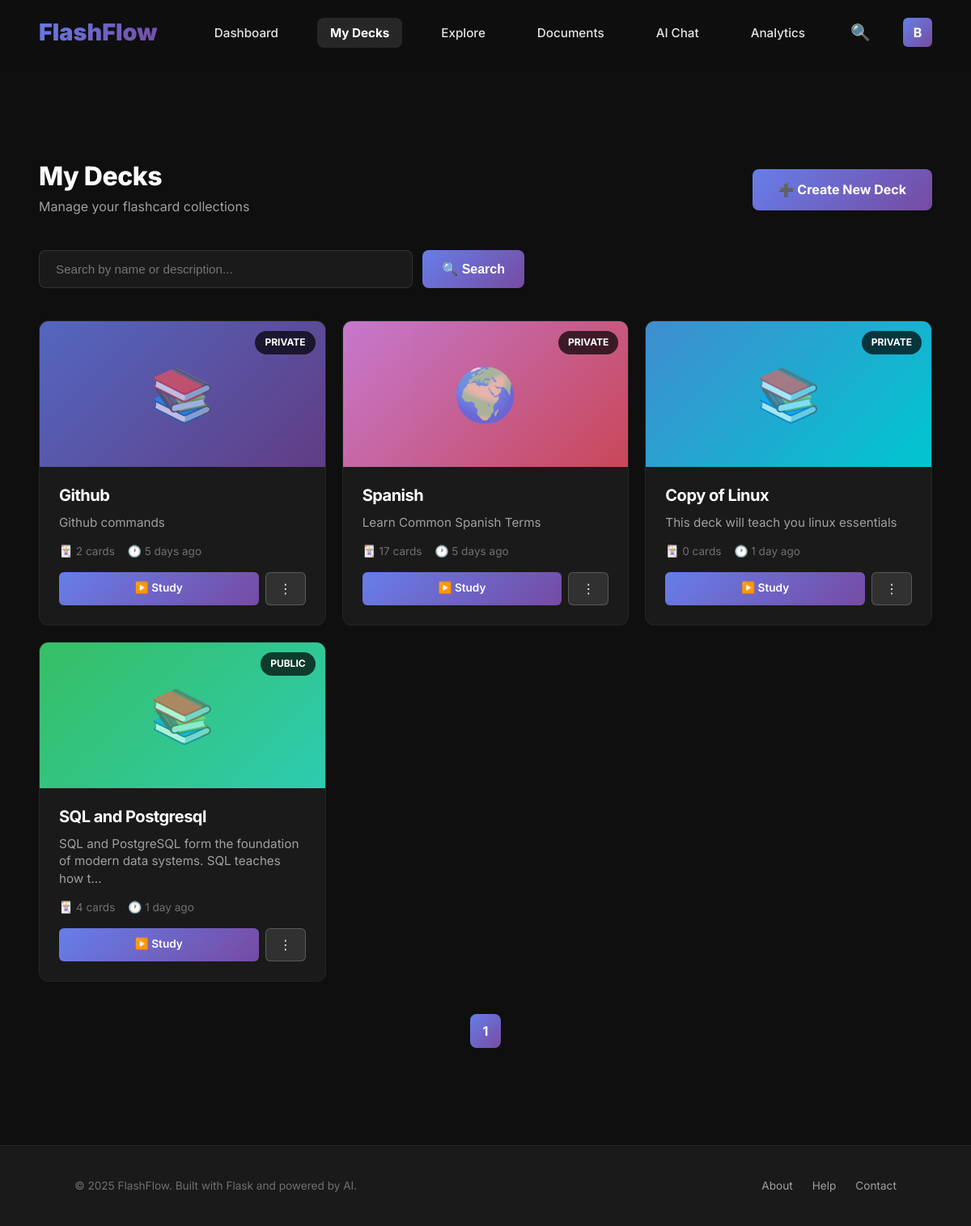
The page /decks/ (signed in) on the database its author committed.
### app/models/user.py (models this page shows, shortened)
class User(UserMixin, BaseModel):
    __tablename__ = 'users'
    username = db.Column(db.String(80), unique=True, nullable=False)
    email = db.Column(db.String(120), unique=True, nullable=False)
    password_hash = db.Column(db.String(255), nullable=False)
    is_active = db.Column(db.Boolean, default=True, nullable=False)
    ai_enabled = db.Column(db.Boolean, default=True, nullable=False)  # Changed default to True
    ai_provider = db.Column(db.String(20), default='gemini', nullable=True)
    decks = db.relationship('Deck', backref='owner', lazy=True, cascade='all, delete-orphan')

### app/models/deck.py (models this page shows, shortened)
class Deck(BaseModel):
    __tablename__ = 'decks'
    name = db.Column(db.String(100), nullable=False)
    description = db.Column(db.Text)
    is_public = db.Column(db.Boolean, default=False, nullable=False)
    user_id = db.Column(db.Integer, db.ForeignKey('users.id'), nullable=False)
    flashcards = db.relationship('Flashcard', backref='deck', lazy=True, cascade='all, delete-orphan')
    mc_cards = db.relationship('MCCard', backref='deck', lazy=True, cascade='all, delete-orphan')  # NEW
    def get_card_count(self):
        return len(self.flashcards)
    def get_mc_card_count(self):
        return len(self.mc_cards)
    def can_be_studied(self):
        return self.get_card_count() > 0 or self.get_mc_card_count() > 0

### app/views/decks.py (the view)
@decks_bp.route('/')
@login_required
def index():
    page = request.args.get('page', 1, type=int)
    search_form = DeckSearchForm()
    query = request.args.get('query', '')
    if query:
        decks = DeckService.search_decks(
            query=query,
            user_id=current_user.id,
            include_public=True
        )
        pagination = None
    else:
        pagination = DeckService.get_user_decks(
            user_id=current_user.id,
            page=page,
            per_page=Config.DECKS_PER_PAGE
        )
        decks = pagination.items
    return render_template(
        'decks/index.html',
        title='My Decks',
        decks=decks,
        pagination=pagination,
        search_form=search_form,
        query=query
    )

### app/templates/decks/index.html (shortened to what this page needs)
{% extends "base.html" %}
{% block content %}
<div class="container" style="max-width: 1400px; padding-top: 120px; padding-bottom: 60px;">
    <div style="display: flex; justify-content: space-between; align-items: center; margin-bottom: 40px; flex-wrap: wrap; gap: 16px;">
        <div>
            <h1 style="font-size: 2rem; font-weight: 800; margin: 0 0 8px 0;">My Decks</h1>
            <p style="color: var(--color-text-tertiary); margin: 0;">Manage your flashcard collections</p>
        </div>
        <a href="{{ url_for('decks.create') }}" class="btn btn-primary">
            ➕ Create New Deck
        </a>
    </div>
    <div style="max-width: 600px; margin-bottom: 40px;">
        <form method="GET" style="display: flex; gap: 12px;">
            <input type="text"
                   name="query"
                   value="{{ query or '' }}"
                   placeholder="Search by name or description..."
                   class="form-input"
                   style="flex: 1; padding: 14px 20px; background: var(--color-bg-secondary); border: 1px solid var(--color-border-medium); border-radius: 8px; color: var(--color-text-primary); font-size: 0.95rem; transition: all 0.3s ease;">
            <button type="submit" class="btn btn-primary" style="padding: 14px 24px;">
                🔍 Search
            </button>
        </form>
    </div>
    {% if decks %}
    <div style="display: grid; grid-template-columns: repeat(auto-fill, minmax(320px, 1fr)); gap: 20px; margin-bottom: 40px;">
        {% for deck in decks %}
        <div class="deck-card" style="background: var(--color-bg-secondary); border-radius: 12px; overflow: hidden; border: 1px solid var(--color-border-light); transition: all 0.3s ease; cursor: pointer; height: 100%; display: flex; flex-direction: column;" onclick="window.location.href='{{ url_for('decks.view', id=deck.id) }}'">
            <div style="height: 180px; background: {{ ['linear-gradient(135deg, #667eea 0%, #764ba2 100%)', 'linear-gradient(135deg, #f093fb 0%, #f5576c 100%)', 'linear-gradient(135deg, #4facfe 0%, #00f2fe 100%)', 'linear-gradient(135deg, #43e97b 0%, #38f9d7 100%)', 'linear-gradient(135deg, #fa709a 0%, #fee140 100%)'][loop.index0 % 5] }}; position: relative; display: flex; align-items: center; justify-content: center;">
                <div style="position: absolute; top: 0; left: 0; right: 0; bottom: 0; background: rgba(0, 0, 0, 0.3); display: flex; align-items: center; justify-content: center; font-size: 4rem; opacity: 0.6;">
                    {% if 'spanish' in deck.name.lower() or 'language' in deck.name.lower() %}🌍
                    {% elif 'python' in deck.name.lower() or 'programming' in deck.name.lower() or 'code' in deck.name.lower() %}💻
                    {% elif 'math' in deck.name.lower() %}📐
                    {% elif 'science' in deck.name.lower() or 'biology' in deck.name.lower() or 'chemistry' in deck.name.lower() %}🧬
                    {% elif 'history' in deck.name.lower() %}📜
                    {% else %}📚
                    {% endif %}
                </div>
                <div style="position: absolute; top: 12px; right: 12px; padding: 6px 12px; background: rgba(0, 0, 0, 0.7); backdrop-filter: blur(10px); border-radius: 20px; font-size: 0.75rem; font-weight: 700; color: white;">
                    {% if deck.is_public %}PUBLIC{% else %}PRIVATE{% endif %}
                </div>
            </div>
            <div style="padding: 24px; flex: 1; display: flex; flex-direction: column;">
                <h3 style="font-size: 1.25rem; font-weight: 700; margin: 0 0 12px 0; color: var(--color-text-primary);">
                    {{ deck.name }}
                </h3>
                <p style="color: var(--color-text-tertiary); margin: 0 0 16px 0; font-size: 0.95rem; line-height: 1.4; flex: 1;">
                    {% if deck.description %}
                        {{ deck.description[:80] }}{% if deck.description|length > 80 %}...{% endif %}
                    {% else %}
                        No description
                    {% endif %}
                </p>
                <div style="display: flex; gap: 16px; margin-bottom: 16px; font-size: 0.85rem; color: var(--color-text-muted);">
                    <div style="display: flex; align-items: center; gap: 6px;">
                        🃏 {{ deck.get_card_count() }} card{{ 's' if deck.get_card_count() != 1 else '' }}
                    </div>
                    <div style="display: flex; align-items: center; gap: 6px;">
                        🕐 {{ deck.created_at|timeago }}
                    </div>
                </div>
                <div style="display: flex; gap: 8px;">
                    {% if deck.can_be_studied() %}
                    <a href="{{ url_for('study.start', deck_id=deck.id) }}"
                       class="btn-deck primary"
                       style="flex: 1; padding: 10px; background: var(--gradient-primary); border: none; border-radius: 6px; color: white; font-weight: 600; cursor: pointer; transition: all 0.3s ease; font-size: 0.85rem; text-align: center; text-decoration: none; display: block;"
                       onclick="event.stopPropagation();">
                        ▶️ Study
                    </a>
                    {% else %}
                    <span style="flex: 1; padding: 10px; background: var(--overlay-medium); border: 1px solid var(--color-border-medium); border-radius: 6px; color: var(--color-text-muted); font-weight: 600; font-size: 0.85rem; text-align: center; display: block;">
                        ➕ Add Cards
                    </span>
                    {% endif %}
                    <div style="position: relative;">
                        <button onclick="event.stopPropagation(); toggleDropdown('dropdown-{{ deck.id }}')"
                                style="padding: 10px 16px; background: var(--overlay-medium); border: 1px solid var(--color-border-strong); border-radius: 6px; color: var(--color-text-primary); cursor: pointer; transition: all 0.3s ease; font-size: 1rem;">
                            ⋮
                        </button>
                    </div>
                </div>
            </div>
        </div>
        {% endfor %}
    </div>
    {% if pagination %}
    <div style="display: flex; justify-content: center; gap: 8px; margin-top: 40px; flex-wrap: wrap;">
        {% for page_num in pagination.iter_pages() %}
            {% if page_num %}
                {% if page_num != pagination.page %}
                <a href="{{ url_for('decks.index', page=page_num) }}"
                   class="btn btn-secondary"
                   style="padding: 10px 16px;">
                    {{ page_num }}
                </a>
                {% else %}
                <span style="padding: 10px 16px; background: var(--gradient-primary); border-radius: 8px; color: white; font-weight: 700;">
                    {{ page_num }}
                </span>
                {% endif %}
            {% else %}
                <span style="padding: 10px 16px; color: var(--color-text-muted);">…</span>
            {% endif %}
        {% endfor %}
    </div>
    {% endif %}
    {% endif %}
</div>
{% endblock %}

### app/templates/base.html (shortened to what this page needs)
<!DOCTYPE html>
<html lang="en">
<head>
    <link href="https://cdn.jsdelivr.net/npm/bootstrap@5.3.0/dist/css/bootstrap-grid.min.css" rel="stylesheet">
    <link rel="stylesheet" href="https://cdn.jsdelivr.net/npm/bootstrap-icons@1.10.0/font/bootstrap-icons.css">
    <link rel="stylesheet" href="{{ url_for('static', filename='css/base.css') }}">
    <link rel="stylesheet" href="{{ url_for('static', filename='css/components.css') }}">
    <link rel="stylesheet" href="{{ url_for('static', filename='css/layouts.css') }}">
    <link rel="stylesheet" href="{{ url_for('static', filename='css/utilities.css') }}">
</head>
<body>
    <nav class="navbar">
        <div class="logo">
            <a href="{{ url_for('main.index') }}" style="text-decoration: none; color: inherit;">
                FlashFlow
            </a>
        </div>
        <div class="nav-links" id="navLinks">
            {% if current_user.is_authenticated %}
                <a href="{{ url_for('main.dashboard') }}"
                   class="nav-link {% if request.endpoint == 'main.dashboard' %}active{% endif %}">
                    Dashboard
                </a>
                <a href="{{ url_for('decks.index') }}"
                   class="nav-link {% if request.endpoint and 'decks' in request.endpoint %}active{% endif %}">
                    My Decks
                </a>
                <a href="{{ url_for('decks.public') }}"
                   class="nav-link {% if request.endpoint == 'decks.public' %}active{% endif %}">
                    Explore
                </a>
                <a href="{{ url_for('documents.library') }}"
                   class="nav-link {% if request.endpoint and 'documents' in request.endpoint %}active{% endif %}"
                   title="My Documents">
                    Documents
                </a>
                <a href="{{ url_for('chat.index') }}"
                   class="nav-link {% if request.endpoint and 'chat' in request.endpoint %}active{% endif %}"
                   title="AI Chat">
                    AI Chat
                </a>
                <a href="{{ url_for('mc_metrics.dashboard') }}"
                   class="nav-link {% if request.endpoint and 'mc_metrics' in request.endpoint %}active{% endif %}"
                   title="Metrics">
                    Analytics
                </a>
                <div class="search-container">
                    <span class="search-icon" title="Search decks">🔍</span>
                </div>
                <a href="{{ url_for('auth.profile') }}" class="profile-icon" title="{{ current_user.username }}">
                    {{ current_user.username[0].upper() }}
                </a>
            {% endif %}
        </div>
    </nav>
    <main class="main-content">
        {% block content %}{% endblock %}
    </main>
    <footer class="footer">
        <div class="container">
            <div class="footer-content">
                <div class="footer-text">
                    &copy; 2025 FlashFlow. Built with Flask and powered by AI.
                </div>
                <div class="footer-links">
                    <a href="{{ url_for('main.about') }}" class="footer-link">About</a>
                    <a href="{{ url_for('main.help') }}" class="footer-link">Help</a>
                    <a href="#" class="footer-link">Contact</a>
                </div>
            </div>
        </div>
    </footer>
</body>
</html>

### rows shown on the page
User: username "B"
Deck: is_public "PRIVATE", name "Github", description "Github commands", get_card_count "2", value "s", created_at "5 days ago"
Deck: is_public "PRIVATE", name "Spanish", description "Learn Common Spanish Terms", get_card_count "17", value "s", created_at "5 days ago"
Deck: shows "PRIVATE", name "Copy of Linux", description "This deck will teach you linux essentials", get_card_count "0", value "s", created_at "1 day ago"
Deck: is_public "PUBLIC", name "SQL and Postgresql", description "SQL and PostgreSQL form the foundation of modern data systems. SQL teaches how t", get_card_count "4", value "s", created_at "1 day ago"

### other values the page prints
{{ page_num }} "1"
